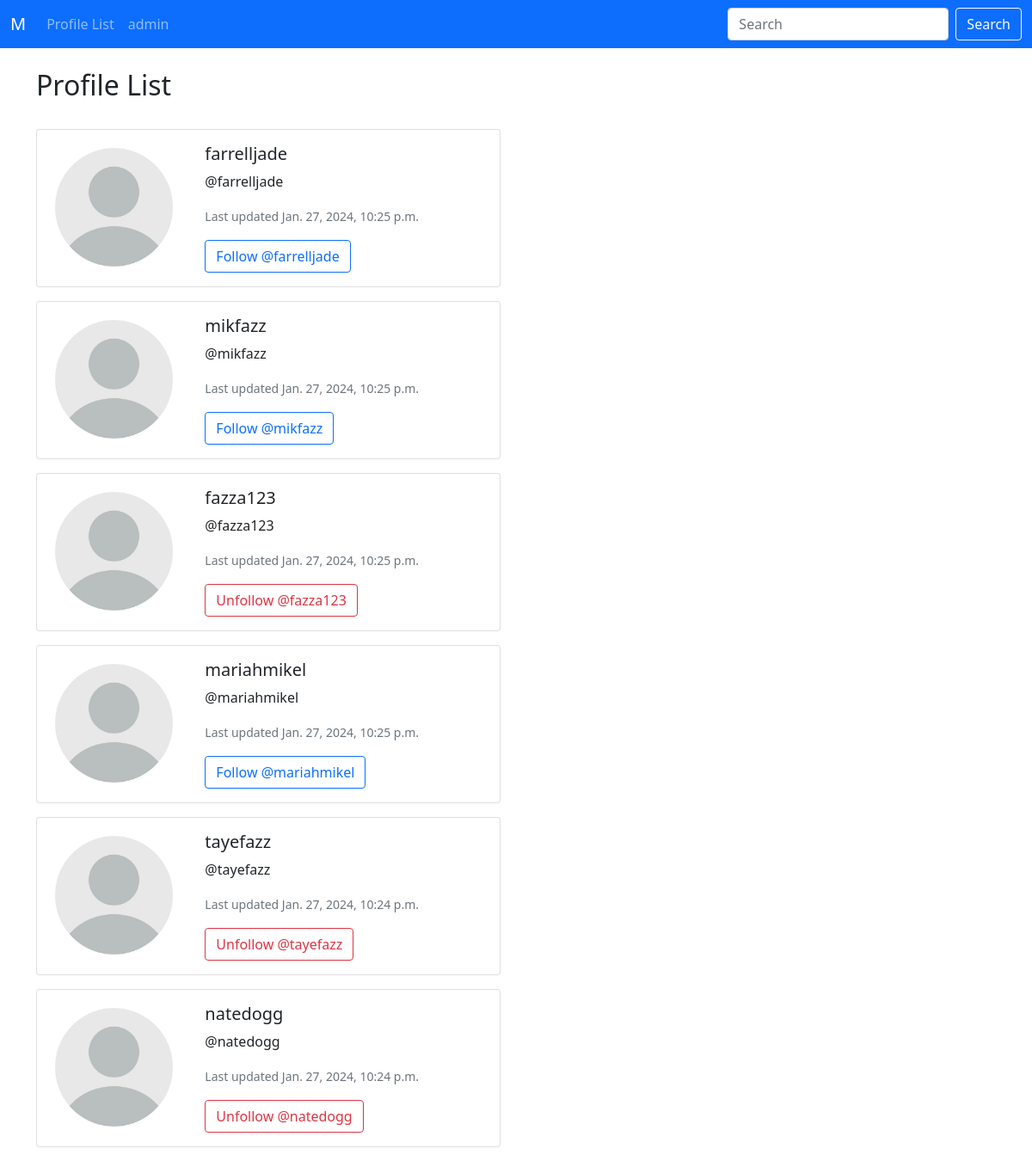
The app's page /profile_list (signed in) with its own data.
### m/models.py (models this page shows, shortened)
class Profile(models.Model):
    user = models.OneToOneField(User, on_delete=models.CASCADE)
    follows = models.ManyToManyField("self",
                                     related_name="followed_by",
                                     symmetrical=False,
                                     blank=True)
    date_modified = models.DateTimeField(User, auto_now=True)

### m/views.py (the view)
# urls.py: path('profile_list', views.profile_list, name="profile_list"),
def profile_list(request):
    if request.user.is_authenticated:
        profiles = Profile.objects.exclude(user=request.user)
        return render(request, 'm/profile_list.html', {'profiles': profiles})
    else:
        messages.error(request, "You must be logged in to view this page...")
        return redirect('m:home')

### m/templates/m/profile_list.html (shortened to what this page needs)
{% extends 'm/base.html' %}
{% load static %}
{% block content %}
  <h2>Profile List</h2>
  <br/>
  {% if profiles %}
    {% for profile in profiles %}
      <div class="card mb-3" style="max-width: 540px;">
        <div class="row g-0">
          <div class="col-md-4">
            <img src="{% static 'images/default_logo.png' %}" class="img-fluid rounded-start" alt="Users profile pic">
          </div>
            <div class="col-md-8">
              <div class="card-body">
                <h5 class="card-title">{{ profile.user.username }}</h5>
                <p class="card-text"><a href="{% url 'm:profile' profile.user.id %}" style="text-decoration: none; color: inherit;">@{{ profile.user.username|lower }}</a></p>
                <p class="card-text"><small class="text-muted">Last updated {{ profile.date_modified }}</small></p>
                <form method=POST>
                  {% if profile in user.profile.follows.all %}
                    <button class="btn btn-outline-danger" name="follow" value="unfollow"
                    type="submit">Unfollow @{{ profile.user.username }}</button>
                  {% else %}
                    <button class="btn btn-outline-primary" name="follow" value="follow"
                    type="submit">Follow @{{ profile.user.username }}</button>
                  {% endif %}
                </form>
              </div>
            </div>
        </div>
      </div>
    {% endfor %}
  {% else %}
    <h2>No profiles found.</h2>
  {% endif %}
{% endblock content %}

### m/templates/m/navbar.html (shortened to what this page needs)
<nav class="navbar navbar-expand-lg navbar-dark bg-primary">
    <div class="container-fluid">
      <a class="navbar-brand" href="{% url 'm:home' %}">M</a>
      <div class="collapse navbar-collapse" id="navbarSupportedContent">
        <ul class="navbar-nav me-auto mb-2 mb-lg-0">
          <li class="nav-item">
            <a class="nav-link" href="{% url 'm:profile_list' %}">Profile List</a>
          </li>
          {% if user.is_authenticated %}
            <li class="nav-item">
              <a class="nav-link" href="{% url 'm:profile' request.user.id %}">{{ user }}</a>
            </li>
          {% endif %}
        </ul>
        <form class="d-flex">
          <input class="form-control me-2" type="search" placeholder="Search" aria-label="Search">
          <button class="btn btn-outline-light" type="submit">Search</button>
        </form>
      </div>
    </div>
  </nav>

### records on screen
Profile: user.username "farrelljade", date_modified "Jan. 27, 2024, 10:25 p.m."
Profile: user.username "mikfazz", date_modified "Jan. 27, 2024, 10:25 p.m."
Profile: user.username "fazza123", date_modified "Jan. 27, 2024, 10:25 p.m."
Profile: user.username "mariahmikel", date_modified "Jan. 27, 2024, 10:25 p.m."
Profile: user.username "tayefazz", date_modified "Jan. 27, 2024, 10:24 p.m."
Profile: user.username "natedogg", date_modified "Jan. 27, 2024, 10:24 p.m."

### other values on screen
{{ user }} "admin"
